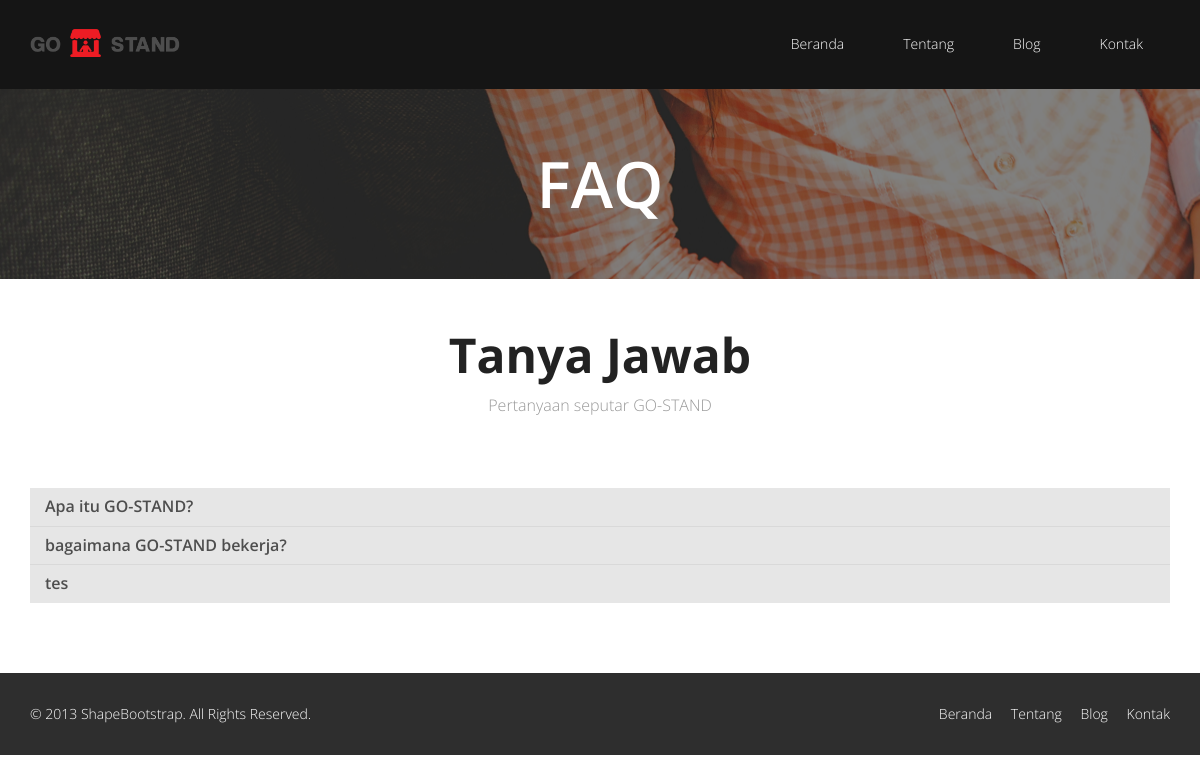
Screenshot of /index.php/user/contact with the database file from the repository.
### tables this page shows
CREATE TABLE `faq` (
  `id` int(11) NOT NULL,
  `quetion` varchar(200) NOT NULL,
  `answer` mediumtext NOT NULL
);

### application/controllers/User.php (called while the page is built, shortened)
<?php
class User extends CI_Controller {
	public function __construct()
	{
		$this->load->model('Admin_model');
	}
	public function contact ()
	{
		$dataquery = $this->Admin_model->get('faq');
		$data = array(
			'data' => $dataquery,
		);
		$this->load->view('user/contact',$data);
	}
}

### index.php (called while the page is built, shortened)
<?php
require_once BASEPATH.'core/CodeIgniter.php';

### application/models/Admin_model.php (called while the page is built, shortened)
<?php
class Admin_model extends CI_Model
{
  public function get($table)
  {
      return $this->db->get($table)->result_array();
  }
}

### application/views/user/contact.php (the view, shortened to what this page needs)
<!DOCTYPE html>
<html lang="en">
<head>
</head>
<body>
    <div class="page-title" style="background-image: url(<?php echo base_url('asset/');?>images/page-title.png)">
        <h1>FAQ</h1>
    </div>
    <section id="contact-page">
        <div class="container">
            <div class="large-title text-center">
                <h2>Tanya Jawab</h2>
                <p>Pertanyaan seputar GO-STAND</p>
            </div>
            <div class="container-fluid ">
    <div class="panel-group" id="faqAccordion">
        <?php
        $no=1;
        foreach ($data as $faq) {
        ?>
        <div class="panel panel-default ">
            <div class="panel-heading accordion-toggle question-toggle collapsed" data-toggle="collapse" data-parent="#faqAccordion" data-target="#answer<?php echo $no; ?>">
                 <h4 class="panel-title">
                    <a href="#" class="ing"><?php echo $faq['quetion'];?></a>
              </h4>
            </div>
        </div>
        <?php $no++; } ?>
    </div>
</div>
        </div>
    </section>
</body>
</html>

### asset/css/main.css (style rules this page uses)
body { background: #fff; font-family: 'Open Sans', sans-serif; color: #4e4e4e; line-height: 22px; }
h1, h2, h3, h4, h5, h6 { font-weight: 600; font-family: 'Open Sans', sans-serif; color: #4e4e4e; }
h1 { font-size: 36px; }
h2 { font-size: 20px; }
h4 { font-size: 16px; }
a { color: #EC5538; -webkit-transition: color 300ms, background-color 300ms; transition: color 300ms, background-color 300ms; }
body>section { padding: 70px 0; }
.page-title { padding: 60px 0; }
.page-title h1 { color: #fff; margin: 0; text-align: center; font-size: 64px; }
.panel-default { border-color: transparent; }
.panel-default>.panel-heading, .panel { background-color: #e6e6e6; border: 0 none; -webkit-box-shadow: none; box-shadow: none; }
.panel-group .panel+.panel { margin-top: 0; border-top: 1px solid #d9d9d9; }
.panel-group .panel { border-radius: 0; }
.panel-heading { border-radius: 0; }
.panel-title>a { color: #4e4e4e; }
#contact-page { padding-top: 0; }
.large-title { text-align: center; margin-bottom: 70px; margin-top: 50px; }
.large-title h2 { font-size: 48px; font-weight: 700; color: #222; }
.large-title p { font-size: 16px; line-height: 26px; color: #989898; font-weight: 300; }

### rows the page displays
faq: quetion "Apa itu GO-STAND?"
faq: quetion "bagaimana GO-STAND bekerja?"
faq: quetion "tes"
